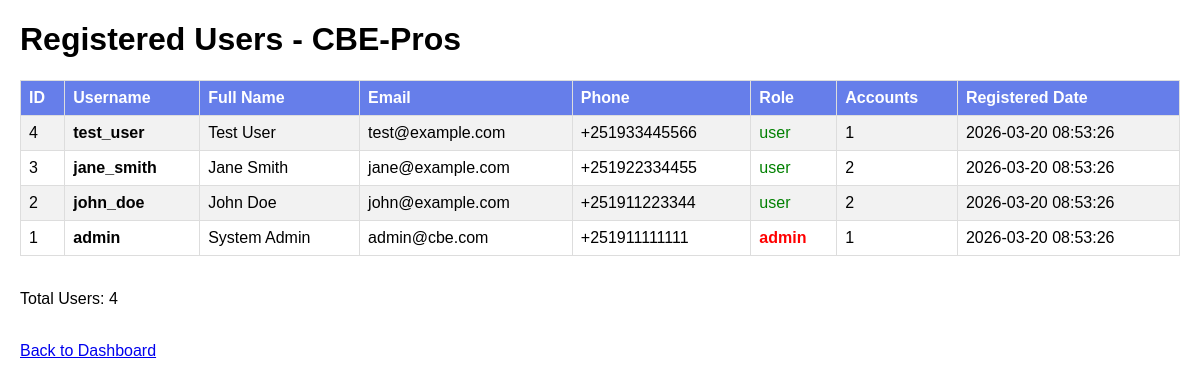
The app's page /view_users.php with its own data.
### tables this page shows
CREATE TABLE IF NOT EXISTS user_profiles (
    user_id INT PRIMARY KEY,
    phone VARCHAR(20) NOT NULL,
    address TEXT NULL,
    city VARCHAR(100) DEFAULT 'Addis Ababa',
    country VARCHAR(100) DEFAULT 'Ethiopia',
    profile_picture VARCHAR(255) NULL,
    birth_date DATE NULL,
    gender ENUM('male', 'female', 'other') DEFAULT 'other',
    id_number VARCHAR(50) NULL,
    id_type ENUM('passport', 'national_id', 'driver_license') DEFAULT 'national_id',
    id_front_image VARCHAR(255) NULL,
    id_back_image VARCHAR(255) NULL,
    bio TEXT NULL,
    created_at TIMESTAMP DEFAULT CURRENT_TIMESTAMP,
    updated_at TIMESTAMP DEFAULT CURRENT_TIMESTAMP ON UPDATE CURRENT_TIMESTAMP,
    FOREIGN KEY (user_id) REFERENCES users(id) ON DELETE CASCADE,
    INDEX idx_user_profiles_phone (phone)
);

CREATE TABLE IF NOT EXISTS users (
    id INT AUTO_INCREMENT PRIMARY KEY,
    username VARCHAR(50) NOT NULL UNIQUE,
    fullname VARCHAR(100) NOT NULL,
    email VARCHAR(100) NOT NULL UNIQUE,
    password_hash VARCHAR(255) NOT NULL,
    role ENUM('user', 'admin') DEFAULT 'user',
    last_login TIMESTAMP NULL,
    login_attempts INT DEFAULT 0,
    locked_until TIMESTAMP NULL,
    phone VARCHAR(20) NULL,
    address TEXT NULL,
    two_factor_enabled BOOLEAN DEFAULT FALSE,
    two_factor_secret VARCHAR(255) NULL,
    created_at TIMESTAMP DEFAULT CURRENT_TIMESTAMP,
    INDEX idx_users_email (email),
    INDEX idx_users_username (username),
    INDEX idx_users_role (role),
    INDEX idx_users_last_login (last_login)
);

### view_users.php (the view, shortened to what this page needs)
<?php
require_once 'php/db.php';
echo "<!DOCTYPE html>";
echo "<html>";
echo "<head><title>Registered Users</title>";
echo "</head><body>";
echo "<h1>Registered Users - CBE-Pros</h1>";
try {
    $stmt = $conn->prepare("
        SELECT u.id, u.username, u.fullname, u.email, u.role, u.created_at,
               up.phone,
               COUNT(a.id) as account_count
        FROM users u
        LEFT JOIN user_profiles up ON u.id = up.user_id
        LEFT JOIN accounts a ON u.id = a.user_id
        GROUP BY u.id
        ORDER BY u.id DESC
    ");
    $stmt->execute();
    $users = $stmt->fetchAll(PDO::FETCH_ASSOC);
    echo "<table>";
    echo "<tr>";
    echo "<th>ID</th>";
    echo "<th>Username</th>";
    echo "<th>Full Name</th>";
    echo "<th>Email</th>";
    echo "<th>Phone</th>";
    echo "<th>Role</th>";
    echo "<th>Accounts</th>";
    echo "<th>Registered Date</th>";
    echo "</tr>";
    foreach ($users as $user) {
        echo "<tr>";
        echo "<td>" . $user['id'] . "</td>";
        echo "<td><strong>" . htmlspecialchars($user['username']) . "</strong></td>";
        echo "<td>" . htmlspecialchars($user['fullname']) . "</td>";
        echo "<td>" . htmlspecialchars($user['email']) . "</td>";
        echo "<td>" . ($user['phone'] ? htmlspecialchars($user['phone']) : 'Not set') . "</td>";
        echo "<td class='" . $user['role'] . "'>" . $user['role'] . "</td>";
        echo "<td>" . $user['account_count'] . "</td>";
        echo "<td>" . $user['created_at'] . "</td>";
        echo "</tr>";
    }
    echo "</table>";
    echo "<br>";
    echo "<p>Total Users: " . count($users) . "</p>";
}
catch (PDOException $e) {
    echo "<p style='color: red;'>Error: " . $e->getMessage() . "</p>";
}
echo "<br><a href='dashboard.php'>Back to Dashboard</a>";
echo "</body></html>";
?>

### view_users.php (style rules this page uses)
body { font-family: Arial; margin: 20px; }
table { border-collapse: collapse; width: 100%; }
th, td { border: 1px solid #ddd; padding: 8px; text-align: left; }
th { background-color: #667eea; color: white; }
tr:nth-child(even) { background-color: #f2f2f2; }
.admin { color: red; font-weight: bold; }
.user { color: green; }

### records on screen
user_profiles: user_id "4", user_id.username "test_user", user_id.fullname "Test User", user_id.email "test@example.com", phone "+251933445566", user_id.role "user", account_count "1", user_id.created_at "2026-03-20 08:53:26"
user_profiles: user_id "3", user_id.username "jane_smith", user_id.fullname "Jane Smith", user_id.email "jane@example.com", phone "+251922334455", user_id.role "user", account_count "2", user_id.created_at "2026-03-20 08:53:26"
user_profiles: user_id "2", user_id.username "john_doe", user_id.fullname "John Doe", user_id.email "john@example.com", phone "+251911223344", user_id.role "user", account_count "2", user_id.created_at "2026-03-20 08:53:26"
user_profiles: user_id "1", user_id.username "admin", user_id.fullname "System Admin", user_id.email "admin@cbe.com", phone "+251911111111", user_id.role "admin", account_count "1", user_id.created_at "2026-03-20 08:53:26"

### other values on screen
count($users) "4"
